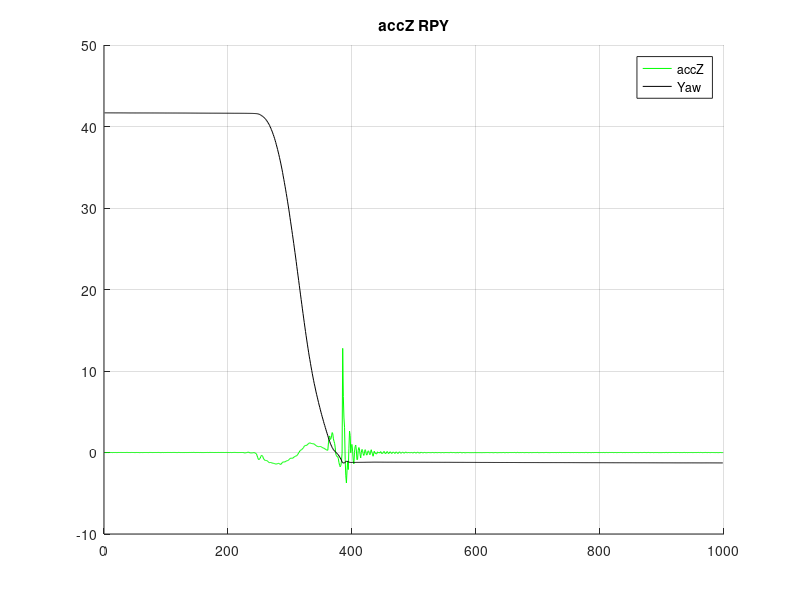

Write the MATLAB code that produced this figure.
clc;
clear all
close all
data1 = load('accClosedreverseSaveWindows2018-4-24_14-52-10.TXT');
acc_close_x = data1(:,4);
acc_close_y = data1(:,5);
acc_close_z = data1(:,6);
normed_acc_close_z = (acc_close_z-min(acc_close_z))/(max(acc_close_z)-min(acc_close_z));
Roll_close_x = data1(:,1);
Pitch_close_y = data1(:,2);
Yaw_close_z = data1(:,3);
normed_Yaw_close_z = (Yaw_close_z-min(Yaw_close_z))/(max(Yaw_close_z)-min(Yaw_close_z));
t = 1:length(acc_close_x);
% plot(t,acc_close_x,'r');
% hold on;plot(t,acc_close_y,'b');
hold on;plot(t,acc_close_z,'g');
% legend('accX','accY','accZ');
% figure
% plot(t,angle_close_x,'r');
% hold on;plot(t,angle_close_y,'b');
% hold on;
plot(t,Yaw_close_z,'k');
grid on;
legend('accZ','Yaw')
title('accZ RPY');

